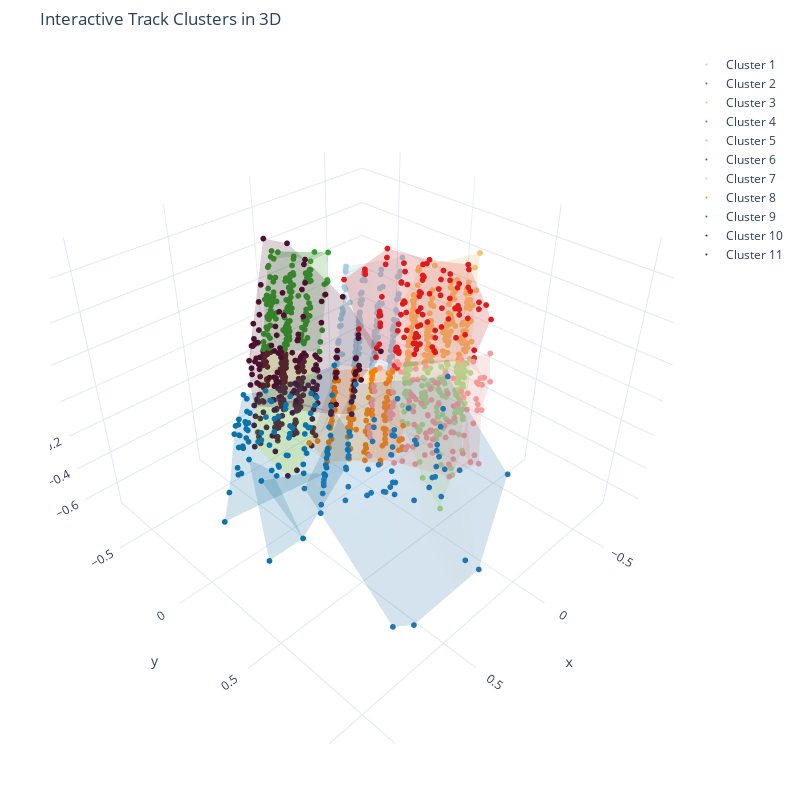

This figure's notebook cell:
### Code cell
## Visualising cluster shapes in 3D
cluster1 = cluster_label_3d_df.loc[cluster_label_3d_df['cluster'] == 0]
cluster2 = cluster_label_3d_df.loc[cluster_label_3d_df['cluster'] == 1]
cluster3 = cluster_label_3d_df.loc[cluster_label_3d_df['cluster'] == 2]
cluster4 = cluster_label_3d_df.loc[cluster_label_3d_df['cluster'] == 3]
cluster5 = cluster_label_3d_df.loc[cluster_label_3d_df['cluster'] == 4]
cluster6 = cluster_label_3d_df.loc[cluster_label_3d_df['cluster'] == 5]
cluster7 = cluster_label_3d_df.loc[cluster_label_3d_df['cluster'] == 6]
cluster8 = cluster_label_3d_df.loc[cluster_label_3d_df['cluster'] == 7]
cluster9 = cluster_label_3d_df.loc[cluster_label_3d_df['cluster'] == 8]
cluster10 = cluster_label_3d_df.loc[cluster_label_3d_df['cluster'] == 9]
cluster11 = cluster_label_3d_df.loc[cluster_label_3d_df['cluster'] == 10]


## Scatters
scatter1 = dict(
    mode = "markers",
    name = "Cluster 1",
    type = "scatter3d",    
    x = cluster1.values[:,0], y = cluster1.values[:,1], z = cluster1.values[:,2], \
    text = cluster1.values[:,4],
    marker = dict( size=2, color='#a6cee3')
)
scatter2 = dict(
    mode = "markers",
    name = "Cluster 2",
    type = "scatter3d",    
    x = cluster2.values[:,0], y = cluster2.values[:,1], z = cluster2.values[:,2], \
    text = cluster2.values[:,4],
    marker = dict( size=2, color='#1f78b4')
)
scatter3 = dict(
    mode = "markers",
    name = "Cluster 3",
    type = "scatter3d",    
    x = cluster3.values[:,0], y = cluster3.values[:,1], z = cluster3.values[:,2], \
    text = cluster3.values[:,4],
    marker = dict( size=2, color='#b2df8a')
)
scatter4 = dict(
    mode = "markers",
    name = "Cluster 4",
    type = "scatter3d",    
    x = cluster4.values[:,0], y = cluster4.values[:,1], z = cluster4.values[:,2], \
    text = cluster4.values[:,4],
    marker = dict( size=2, color='#33a02c')
)
scatter5 = dict(
    mode = "markers",
    name = "Cluster 5",
    type = "scatter3d",    
    x = cluster5.values[:,0], y = cluster5.values[:,1], z = cluster5.values[:,2], \
    text = cluster5.values[:,4],
    marker = dict( size=2, color='#fb9a99')
)
scatter6 = dict(
    mode = "markers",
    name = "Cluster 6",
    type = "scatter3d",    
    x = cluster6.values[:,0], y = cluster6.values[:,1], z = cluster6.values[:,2], \
    text = cluster6.values[:,4],
    marker = dict( size=2, color='#e31a1c')
)     
scatter7 = dict(
    mode = "markers",
    name = "Cluster 7",
    type = "scatter3d",    
    x = cluster7.values[:,0], y = cluster7.values[:,1], z = cluster7.values[:,2], \
    text = cluster7.values[:,4],
    marker = dict( size=2, color='#fdbf6f')
)
scatter8 = dict(
    mode = "markers",
    name = "Cluster 8",
    type = "scatter3d",    
    x = cluster8.values[:,0], y = cluster8.values[:,1], z = cluster8.values[:,2], \
    text = cluster8.values[:,4],
    marker = dict( size=2, color='#ff7f00')
)
scatter9 = dict(
    mode = "markers",
    name = "Cluster 9",
    type = "scatter3d",    
    x = cluster9.values[:,0], y = cluster9.values[:,1], z = cluster9.values[:,2], \
    text = cluster9.values[:,4],
    marker = dict( size=2, color='#0A75AD')
)     
scatter10 = dict(
    mode = "markers",
    name = "Cluster 10",
    type = "scatter3d",    
    x = cluster10.values[:,0], y = cluster10.values[:,1], z = cluster10.values[:,2], \
    text = cluster10.values[:,4],
    marker = dict( size=2, color='#4c1130')
)
scatter11 = dict(
    mode = "markers",
    name = "Cluster 11",
    type = "scatter3d",    
    x = cluster11.values[:,0], y = cluster11.values[:,1], z = cluster11.values[:,2], \
    text = cluster11.values[:,4],
    marker = dict( size=2, color='#4c1130')
)
 
## Clusters 
cluster1 = dict(
    alphahull = 5,
    name = "Cluster 1",
    opacity = .1,
    type = "mesh3d",    
    x = cluster1.values[:,0], y = cluster1.values[:,1], z = cluster1.values[:,2], \
    text = cluster1.values[:,4],
    color='#a6cee3', showscale = True
)
cluster2 = dict(
    alphahull = 5,
    name = "Cluster 2",
    opacity = .1,
    type = "mesh3d",    
    x = cluster2.values[:,0], y = cluster2.values[:,1], z = cluster2.values[:,2], \
    text = cluster2.values[:,4],
    color='#1f78b4', showscale = True
)
cluster3 = dict(
    alphahull = 5,
    name = "Cluster 3",
    opacity = .1,
    type = "mesh3d",    
    x = cluster3.values[:,0], y = cluster3.values[:,1], z = cluster3.values[:,2], \
    text = cluster3.values[:,4],
    color='#b2df8a', showscale = True
)
cluster4 = dict(
    alphahull = 5,
    name = "Cluster 4",
    opacity = .1,
    type = "mesh3d",    
    x = cluster4.values[:,0], y = cluster4.values[:,1], z = cluster4.values[:,2], \
    text = cluster4.values[:,4],
    color='#33a02c', showscale = True
)
cluster5 = dict(
    alphahull = 5,
    name = "Cluster 5",
    opacity = .1,
    type = "mesh3d",    
    x = cluster5.values[:,0], y = cluster5.values[:,1], z = cluster5.values[:,2], \
    text = cluster5.values[:,4],
    color='#fb9a99', showscale = True
)
cluster6 = dict(
    alphahull = 5,
    name = "Cluster 6",
    opacity = .1,
    type = "mesh3d",    
    x = cluster6.values[:,0], y = cluster6.values[:,1], z = cluster6.values[:,2], \
    text = cluster6.values[:,4],
    color='#e31a1c', showscale = True
)
cluster7 = dict(
    alphahull = 5,
    name = "Cluster 7",
    opacity = .1,
    type = "mesh3d",    
    x = cluster7.values[:,0], y = cluster7.values[:,1], z = cluster7.values[:,2], \
    text = cluster7.values[:,4],
    color='#fdbf6f', showscale = True
)
cluster8 = dict(
    alphahull = 5,
    name = "Cluster 8",
    opacity = .1,
    type = "mesh3d",    
    x = cluster8.values[:,0], y = cluster8.values[:,1], z = cluster8.values[:,2], \
    text = cluster8.values[:,4],
    color='#ff7f00', showscale = True
)

cluster9 = dict(
    alphahull = 5,
    name = "Cluster 9",
    opacity = .1,
    type = "mesh3d",    
    x = cluster9.values[:,0], y = cluster9.values[:,1], z = cluster9.values[:,2], \
    text = cluster9.values[:,4],
    color='#0A75AD', showscale = True
)

cluster10 = dict(
    alphahull = 5,
    name = "Cluster 10",
    opacity = .1,
    type = "mesh3d",    
    x = cluster10.values[:,0], y = cluster10.values[:,1], z = cluster10.values[:,2], \
    text = cluster10.values[:,4],
    color='#bfff00', showscale = True
)

cluster11 = dict(
    alphahull = 5,
    name = "Cluster 11",
    opacity = .1,
    type = "mesh3d",    
    x = cluster11.values[:,0], y = cluster11.values[:,1], z = cluster11.values[:,2], \
    text = cluster11.values[:,4],
    color='#4c1130', showscale = True
)

layout = dict(
    title = 'Interactive Track Clusters in 3D',
    scene = dict(
        xaxis = dict( zeroline=True ),
        yaxis = dict( zeroline=True),
        zaxis = dict( zeroline=True),
    ),
    autosize = False,
    width = 800,
    height = 800,
    margin = dict(
        l = 50,
        r = 50,
        b = 50,
        t = 50,
        pad = 4
    ),
    template = "plotly_white" 
)
fig = dict( data=[scatter1, scatter2, scatter3, scatter4, scatter5, scatter6, scatter7, scatter8, scatter9, scatter10, scatter11, \
                  cluster1, cluster2, cluster3, cluster4, cluster5, cluster6, cluster7, cluster8,cluster9, cluster10, cluster11], layout = layout)


# Use py.iplot() for IPython notebook
py.iplot(fig, filename='mesh3d_sample')


# fig = go.Figure(data = [trace])
